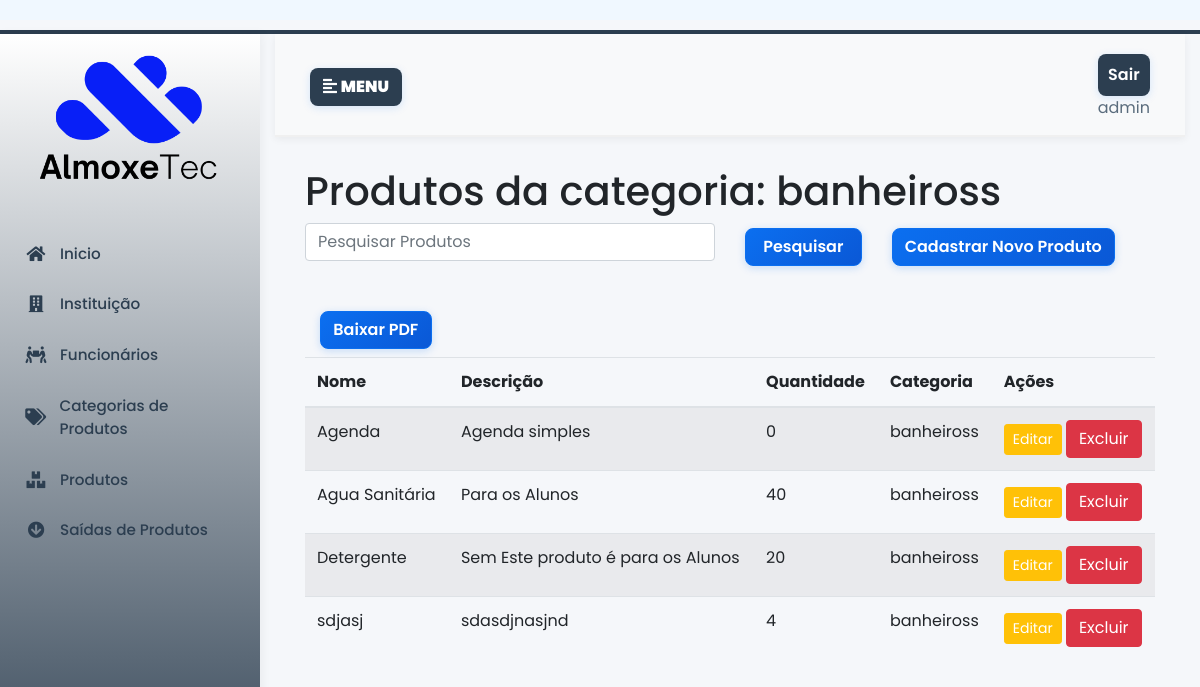
Before: /categoria/3/produtos/ (signed in) with the older database file.
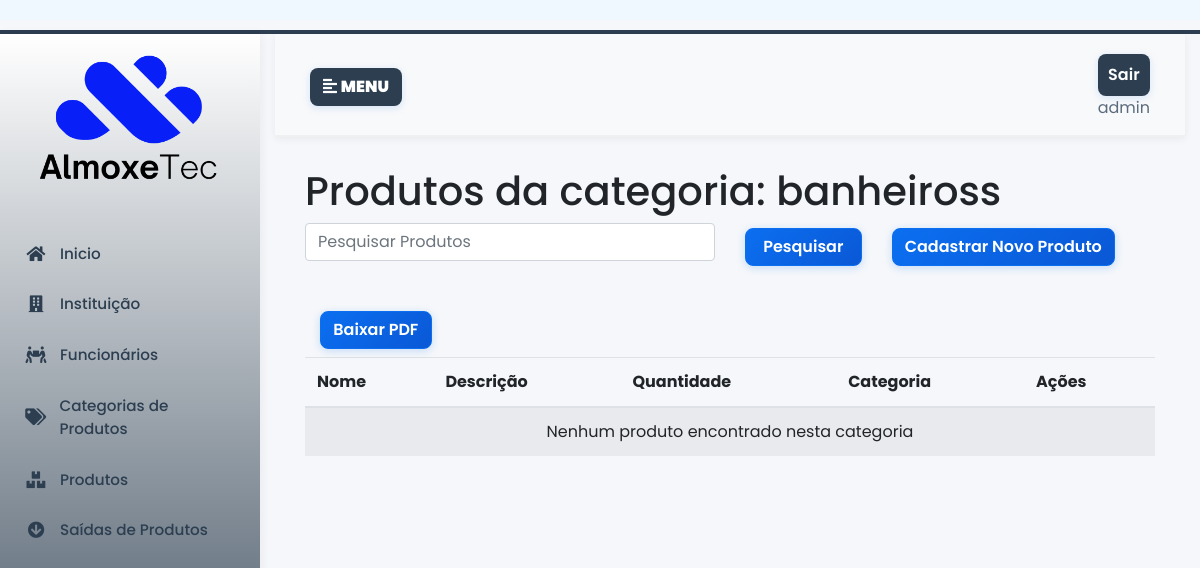
After: the same page with the newer database file.
### almoxarifado/models.py (models this page shows, shortened)
class Produto(models.Model):
    nome = models.CharField(max_length=100, db_index=True)  # Índice para busca
    descricao = models.TextField(blank=True)
    quantidade_estoque = models.PositiveIntegerField(default=0)
    entrada_estoque = models.DateField(auto_now_add=True)
    saida_estoque = models.DateField(null=True, blank=True)
    categoria = models.ForeignKey(CategoriaProduto, on_delete=models.SET_NULL, null=True, blank=True)
    class Meta:
        ordering = ['nome']  # Ordenação padrão
        indexes = [
            models.Index(fields=['categoria', 'nome']),  # Índice composto
        ]

class CategoriaProduto(models.Model):
    produtos = models.ManyToManyField('Produto', related_name='categorias', blank=True)
    nome = models.CharField(max_length=100, unique=True)
    descricao = models.TextField(blank=True)

### almoxarifado/views/categoria.py (the view)
# urls.py: path('categoria/<int:categoria_id>/produtos/', views.categoria_produto, name='categoria_produto'),
@login_required
def categoria_produto(request, categoria_id):
     categoria = get_object_or_404(CategoriaProduto, id=categoria_id)
     q = request.GET.get('q', '').strip()
     produtos = Produto.objects.filter(categoria=categoria).select_related('categoria')
     if q:
        produtos = produtos.filter(Q(nome__icontains=q) | Q(descricao__icontains=q))
     paginator = Paginator(produtos, 10)  # 10 produtos por página
     page_number = request.GET.get('page')
     page_obj = paginator.get_page(page_number)
     return render(request, 'categoria/categoria_produto.html', {
         'produtos': page_obj,
         'page_obj': page_obj,
         'categoria': categoria
     })

### almoxarifado/templates/categoria/categoria_produto.html
{% extends 'base.html' %} {% load static %}
{% block content %}
<h1>
  Produtos da categoria: {{ categoria.nome }}
</h1>
<div>
  <form method="get">
    <div class="row mb-4">
      <div class="col-md-6 mb-2">
        <input type="text" name="q" class="form-control" placeholder="Pesquisar Produtos"
          value="{{ request.GET.q  }}" />
      </div>
      <div class="col-lg-2 mb-3">
        <button type="submit" class="btn btn-primary colorprimarybtn">
          Pesquisar
        </button>
      </div>
      <div class="col-lg-3 mb-3">
        <a href="{% url 'add_produto' %}" class="btn btn-primary colorprimarybtn"> Cadastrar Novo Produto </a>
      </div>
    </div>
    <div class="col-lg-2 mb-2">
      <a href="{% url 'pdf_categoria' categoria.id %}" class="btn btn-primary colorprimarybtn">Baixar PDF</a>
    </div>
  </form>
  <table class="table table-striped" style="width:100%;">
    <thead>
      <tr>
        <th>Nome</th>
        <th>Descrição</th>
        <th>Quantidade</th>
        <th>Categoria</th>
        <th>Ações</th>
      </tr>
    </thead>
    <tbody>
      {% for produto in produtos %}
      <tr>
        <td>{{ produto.nome }}</td>
        <td>{{ produto.descricao|default:"Sem descrição" }}</td>
        <td>{{ produto.quantidade_estoque|default:0 }}</td>
        <td>{{ produto.categoria.nome }}</td>
        <td>
          <a href="{% url 'editar-produto' produto.id %}" class="btn btn-sm btn-warning .btn-color">Editar</a>
          <a href="{% url 'excluir-produto' produto.id %}" class="btn  btn-danger .btn-color">Excluir</a>
        </td>
      </tr>
      {% empty %}
      <tr>
        <td colspan="5" class="text-center">
          Nenhum produto encontrado nesta categoria
        </td>
      </tr>
      {% endfor %}
    </tbody>
  </table>
</div>
</div>
</div>
{% endblock content %}

Changed rows visible on the page:
removed Produto: nome "Agenda", descricao "Agenda simples", quantidade_estoque "0", categoria.nome "banheiross"
removed Produto: nome "Agua Sanitária", descricao "Para os Alunos", quantidade_estoque "40", categoria.nome "banheiross"
removed Produto: nome "Detergente", descricao "Sem Este produto é para os Alunos", quantidade_estoque "20", categoria.nome "banheiross"
removed Produto: nome "sdjasj", descricao "sdasdjnasjnd", quantidade_estoque "4", categoria.nome "banheiross"
Other visible differences:
text now shown: "Nenhum produto encontrado nesta categoria"
